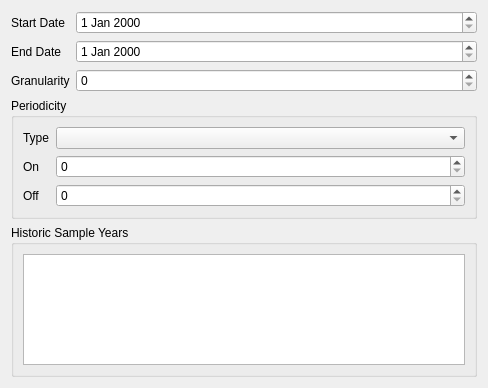
<?xml version="1.0" encoding="UTF-8"?>
<ui version="4.0">
 <class>Dialog</class>
 <widget class="QDialog" name="Dialog">
  <property name="geometry">
   <rect>
    <x>0</x>
    <y>0</y>
    <width>488</width>
    <height>388</height>
   </rect>
  </property>
  <property name="windowTitle">
   <string>Dialog</string>
  </property>
  <layout class="QVBoxLayout" name="verticalLayout">
   <item>
    <layout class="QFormLayout" name="formLayout_3">
     <item row="1" column="0">
      <widget class="QLabel" name="endDateLabel">
       <property name="text">
        <string>End Date</string>
       </property>
      </widget>
     </item>
     <item row="1" column="1">
      <widget class="QDateEdit" name="endDateDateEdit"/>
     </item>
     <item row="0" column="0">
      <widget class="QLabel" name="startDateLabel">
       <property name="text">
        <string>Start Date</string>
       </property>
      </widget>
     </item>
     <item row="0" column="1">
      <widget class="QDateEdit" name="startDateDateEdit"/>
     </item>
     <item row="2" column="0">
      <widget class="QLabel" name="granularityLabel">
       <property name="text">
        <string>Granularity</string>
       </property>
      </widget>
     </item>
     <item row="2" column="1">
      <widget class="QSpinBox" name="granularitySpinBox"/>
     </item>
    </layout>
   </item>
   <item>
    <widget class="QGroupBox" name="periodicityGroupBox">
     <property name="title">
      <string>Periodicity</string>
     </property>
     <layout class="QVBoxLayout" name="verticalLayout_2">
      <item>
       <layout class="QFormLayout" name="formLayout">
        <item row="0" column="0">
         <widget class="QLabel" name="typeLabel">
          <property name="text">
           <string>Type</string>
          </property>
         </widget>
        </item>
        <item row="0" column="1">
         <widget class="QComboBox" name="typeComboBox"/>
        </item>
        <item row="1" column="0">
         <widget class="QLabel" name="onLabel">
          <property name="text">
           <string>On</string>
          </property>
         </widget>
        </item>
        <item row="1" column="1">
         <widget class="QSpinBox" name="onSpinBox"/>
        </item>
        <item row="2" column="0">
         <widget class="QLabel" name="offLabel">
          <property name="text">
           <string>Off</string>
          </property>
         </widget>
        </item>
        <item row="2" column="1">
         <widget class="QSpinBox" name="offSpinBox"/>
        </item>
       </layout>
      </item>
     </layout>
    </widget>
   </item>
   <item>
    <widget class="QGroupBox" name="historicSampleYearsGroupBox">
     <property name="title">
      <string>Historic Sample Years</string>
     </property>
     <layout class="QVBoxLayout" name="verticalLayout_3">
      <item>
       <widget class="QListView" name="historicSampleYearsListView"/>
      </item>
     </layout>
    </widget>
   </item>
  </layout>
 </widget>
 <resources/>
 <connections/>
</ui>
